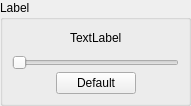
<?xml version="1.0" encoding="UTF-8"?>
<ui version="4.0">
 <class>HorizontalSliderWidgetForm</class>
 <widget class="QWidget" name="HorizontalSliderWidgetForm">
  <property name="geometry">
   <rect>
    <x>0</x>
    <y>0</y>
    <width>191</width>
    <height>106</height>
   </rect>
  </property>
  <property name="windowTitle">
   <string>Form</string>
  </property>
  <layout class="QGridLayout" name="gridLayout_5">
   <property name="margin">
    <number>0</number>
   </property>
   <item row="0" column="0">
    <widget class="QGroupBox" name="m_groupBox">
     <property name="title">
      <string>Label</string>
     </property>
     <property name="flat">
      <bool>true</bool>
     </property>
     <layout class="QGridLayout" name="gridLayout_4">
      <property name="leftMargin">
       <number>9</number>
      </property>
      <property name="topMargin">
       <number>2</number>
      </property>
      <property name="rightMargin">
       <number>9</number>
      </property>
      <property name="bottomMargin">
       <number>9</number>
      </property>
      <item row="0" column="0">
       <layout class="QGridLayout" name="gridLayout_3">
        <property name="spacing">
         <number>2</number>
        </property>
        <item row="0" column="0">
         <layout class="QGridLayout" name="gridLayout">
          <item row="0" column="0">
           <spacer name="horizontalSpacer_3">
            <property name="orientation">
             <enum>Qt::Horizontal</enum>
            </property>
            <property name="sizeHint" stdset="0">
             <size>
              <width>40</width>
              <height>20</height>
             </size>
            </property>
           </spacer>
          </item>
          <item row="0" column="1">
           <widget class="QLabel" name="m_sliderLabel">
            <property name="text">
             <string>TextLabel</string>
            </property>
           </widget>
          </item>
          <item row="0" column="2">
           <spacer name="horizontalSpacer_4">
            <property name="orientation">
             <enum>Qt::Horizontal</enum>
            </property>
            <property name="sizeHint" stdset="0">
             <size>
              <width>40</width>
              <height>20</height>
             </size>
            </property>
           </spacer>
          </item>
         </layout>
        </item>
        <item row="1" column="0">
         <widget class="QSlider" name="m_slider">
          <property name="orientation">
           <enum>Qt::Horizontal</enum>
          </property>
          <property name="tickPosition">
           <enum>QSlider::NoTicks</enum>
          </property>
         </widget>
        </item>
        <item row="2" column="0">
         <layout class="QGridLayout" name="gridLayout_2">
          <item row="0" column="0">
           <spacer name="horizontalSpacer">
            <property name="orientation">
             <enum>Qt::Horizontal</enum>
            </property>
            <property name="sizeHint" stdset="0">
             <size>
              <width>40</width>
              <height>20</height>
             </size>
            </property>
           </spacer>
          </item>
          <item row="0" column="1">
           <widget class="QPushButton" name="m_defaultPushButton">
            <property name="sizePolicy">
             <sizepolicy hsizetype="Fixed" vsizetype="Fixed">
              <horstretch>0</horstretch>
              <verstretch>0</verstretch>
             </sizepolicy>
            </property>
            <property name="text">
             <string>Default</string>
            </property>
           </widget>
          </item>
          <item row="0" column="2">
           <spacer name="horizontalSpacer_2">
            <property name="orientation">
             <enum>Qt::Horizontal</enum>
            </property>
            <property name="sizeHint" stdset="0">
             <size>
              <width>40</width>
              <height>20</height>
             </size>
            </property>
           </spacer>
          </item>
         </layout>
        </item>
       </layout>
      </item>
     </layout>
    </widget>
   </item>
  </layout>
 </widget>
 <resources/>
 <connections/>
</ui>
